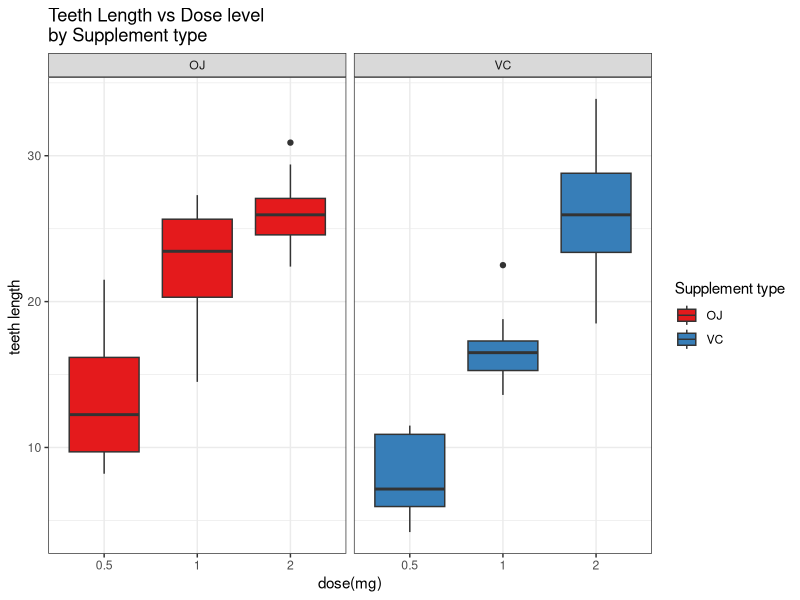
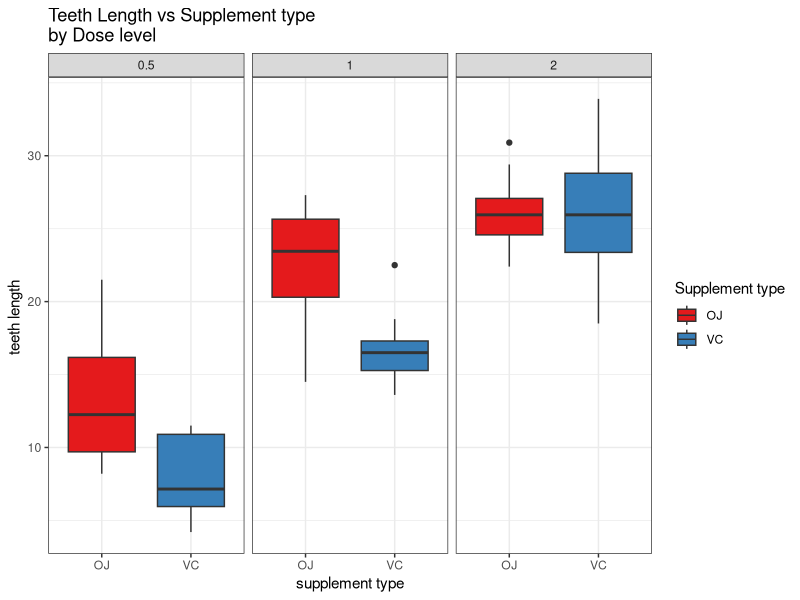

Recreate these plots in R, in order. (Note: this script raises an error after producing the figures.)
## ---- chunk 1
#Load required packages
library(dplyr, warn.conflicts = F)
library(ggplot2)
library(ggthemes)
#Load data and convert to tbl format
ToothGrowth <- tbl_df(ToothGrowth)
## ---- chunk 2
#Structure of the dataframe
ToothGrowth %>% str()
#Summary
ToothGrowth %>% summary()
## ---- chunk 3
#Unique values in the dose vector
ToothGrowth %>% select(dose) %>% unique()
## ---- chunk 4
#Convert to factor
ToothGrowth <- ToothGrowth %>% mutate(dose = as.factor(dose))
## ---- chunk 5
ToothGrowth %>%
ggplot(aes(x=dose, y=len, fill = supp)) +
geom_boxplot() +
facet_grid(. ~ supp) +
scale_fill_brewer(palette = "Set1") +
theme_bw() +
ggtitle("Teeth Length vs Dose level \nby Supplement type") +
labs(x="dose(mg)", y= "teeth length ") +
guides(fill=guide_legend(title="Supplement type"))
## ---- chunk 6
ToothGrowth %>%
ggplot(aes(x = supp, y = len)) +
geom_boxplot(aes(fill = supp)) +
facet_wrap(~ dose) +
scale_fill_brewer(palette = "Set1") +
theme_bw() +
ggtitle("Teeth Length vs Supplement type \nby Dose level ") +
labs(x="supplement type", y= "teeth length ") +
guides(fill=guide_legend(title="Supplement type"))
## ---- chunk 7
ToothGrowth  %>% filter(dose == 2)  %>% group_by(supp)   %>%  summarise(avg.length = mean(len))
## ---- chunk 8
#Exract the len and dose vectors from the df ToothGrowth
len_a <- ToothGrowth %>% filter(dose %in% c(0.5,1)) %>% select(len) %>% unlist()
dose_a <- ToothGrowth %>% filter(dose %in% c(0.5,1)) %>% select(dose) %>% unlist()
#Test
(Test.a <- t.test(len_a~dose_a, paired = FALSE))
## ---- chunk 9
#Exract the len and dose vectors from the df ToothGrowth
len_b <- ToothGrowth %>% filter(dose %in% c(0.5,2)) %>% select(len) %>% unlist()
dose_b <- ToothGrowth %>% filter(dose %in% c(0.5, 2)) %>% select(dose) %>% unlist()
#Test
(Test.b <- t.test(len_b~dose_b, paired = FALSE))
## ---- chunk 10
#Exract the len and dose vectors from the df ToothGrowth
len_c <- ToothGrowth %>% filter(dose %in% c(1,2)) %>% select(len) %>% unlist()
dose_c <- ToothGrowth %>% filter(dose %in% c(1,2)) %>% select(dose) %>% unlist()
#Test c
(Test.c <- t.test(len_c~dose_c, paired = FALSE))
## ---- chunk 11
#Exract the len and supp vectors from the df ToothGrowth
len <- ToothGrowth %>% select(len) %>% unlist()
supp <- ToothGrowth %>% select(supp) %>% unlist()
#Test
t.test(len~supp, paired=F)
